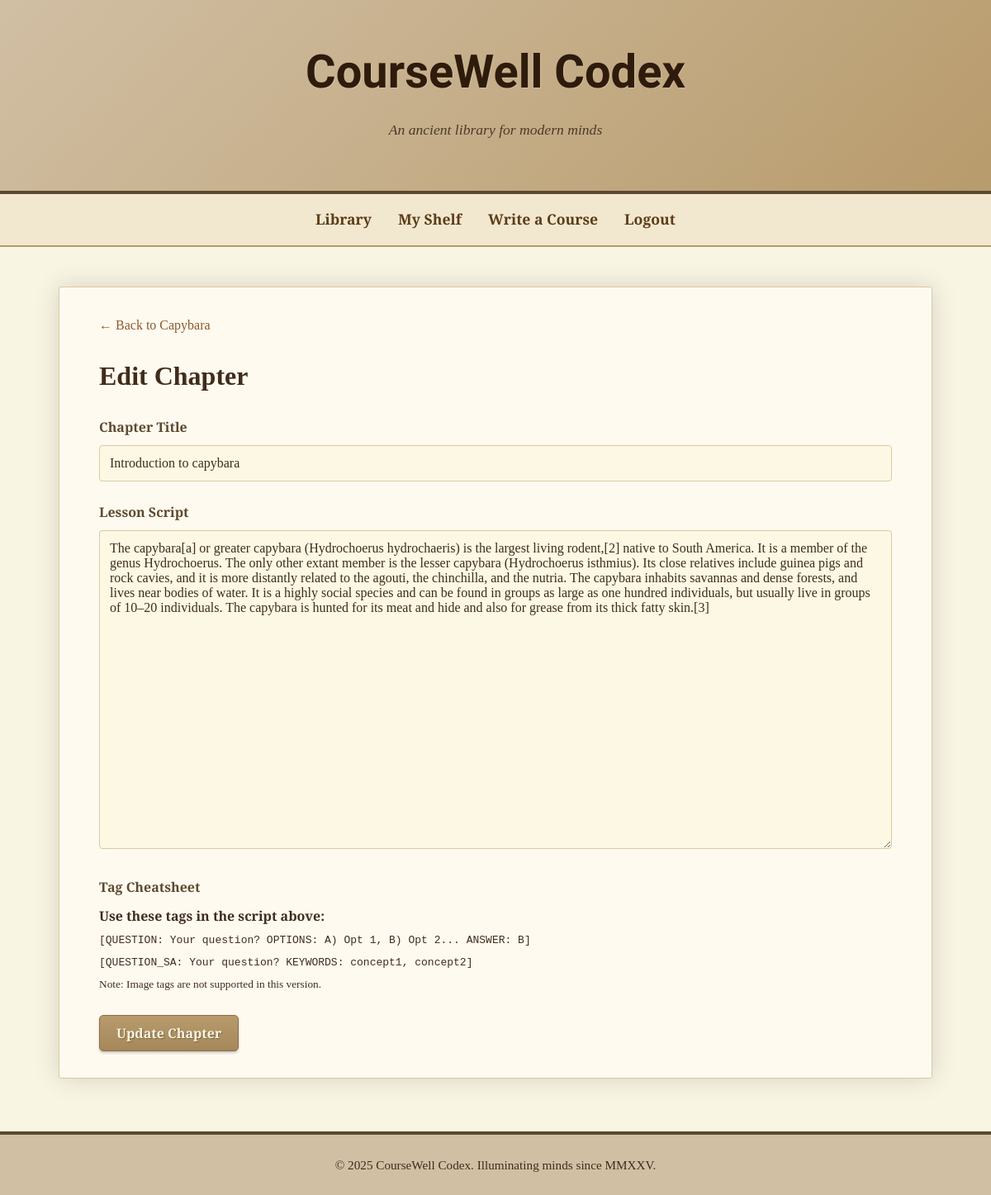
The page /edit_chapter/089442ab-d34d-4040-9af1-2fe7d63178fd (signed in) on the database its author committed.
### app.py (models this page shows, shortened)
class Course(db.Model):
    id = db.Column(db.String(36), primary_key=True, default=lambda: str(uuid.uuid4()))
    title = db.Column(db.String(150), nullable=False)
    user_id = db.Column(db.Integer, db.ForeignKey('user.id'), nullable=False)
    is_published = db.Column(db.Boolean, nullable=False, default=False)
    enrollees = db.relationship('Enrollment', back_populates='course', lazy='dynamic', cascade="all, delete-orphan")
    lessons = db.relationship('Lesson', backref='course', lazy=True, cascade="all, delete-orphan", order_by="Lesson.chapter_number")
    reviews = db.relationship('Review', backref='course', lazy='dynamic')

class Lesson(db.Model):
    id = db.Column(db.String(36), primary_key=True, default=lambda: str(uuid.uuid4()))
    title = db.Column(db.String(150), nullable=False)
    raw_script = db.Column(db.Text, nullable=False)
    parsed_json = db.Column(db.Text, nullable=False)
    course_id = db.Column(db.String(36), db.ForeignKey('course.id'), nullable=False)
    chapter_number = db.Column(db.Integer, nullable=False)

### app.py (the view)
@app.route('/edit_chapter/<string:lesson_id>', methods=['GET'])
@login_required
def edit_chapter_page(lesson_id):
    lesson = Lesson.query.get_or_404(lesson_id)
    if lesson.course.creator.id != current_user.id: abort(403)
    return render_template('edit_chapter.html', lesson=lesson)

### app.py (called while the page is built)
@login_manager.user_loader
def load_user(user_id):
    return User.query.get(int(user_id))

### templates/edit_chapter.html (shortened to what this page needs)
{% extends "base.html" %}
{% block content %}
    <div class="page-header">
        <a href="{{ url_for('manage_course', course_id=lesson.course_id) }}" class="back-link">← Back to {{ lesson.course.title }}</a>
        <h1>Edit Chapter</h1>
    </div>
    <form id="lesson-form" action="{{ url_for('update_chapter', lesson_id=lesson.id) }}" method="post" enctype="multipart/form-data">
        <div class="form-group">
            <label for="title">Chapter Title</label>
            <input type="text" id="title" name="title" required value="{{ lesson.title }}">
        </div>
        <div class="form-group">
            <label for="script">Lesson Script</label>
            <textarea id="script" name="script" rows="20" placeholder="Write your lesson script here...">{{ lesson.raw_script }}</textarea>
        </div>
        <div class="form-group" style="margin-top: 20px;">
            <label>Tag Cheatsheet</label>
            <div class="instructions">
                <b>Use these tags in the script above:</b><br>
                <code>[QUESTION: Your question? OPTIONS: A) Opt 1, B) Opt 2... ANSWER: B]</code><br>
                <code>[QUESTION_SA: Your question? KEYWORDS: concept1, concept2]</code><br>
                <small>Note: Image tags are not supported in this version.</small>
            </div>
        </div>
        <button type="submit">Update Chapter</button>
    </form>
{% endblock %}

### static/css/style.css (style rules this page uses)
body { margin: 0; padding: 0; font-family: 'Spectral', serif; background: #f9f5e3 url('https://www.transparenttextures.com/patterns/paper-fibers.png'); color: #3e2d1c; line-height: 1.7; }
h1, h2, h3, h4, h5, h6 { font-family: 'Palatino Linotype', 'Book Antiqua', Palatino, serif; color: #402c1a; }
a { color: #8b5a2b; text-decoration: none; }
.btn, button[type="submit"] { font-family: 'Spectral', serif; font-weight: 600; background: linear-gradient(to bottom, #b89b6c, #a5875a); color: #f9f5e3; text-shadow: 1px 1px 1px rgba(0,0,0,0.3); padding: 10px 20px; border: 1px solid #8c6d4a; border-radius: 5px; cursor: pointer; font-size: 1rem; text-decoration: none; display: inline-block; box-shadow: 0 2px 3px rgba(0,0,0,0.2); transition: all 0.2s ease; }
.form-group { margin-bottom: 1.5rem; }
label { display: block; margin-bottom: 8px; font-weight: 600; color: #5c4a2e; }
input[type="text"], input[type="password"], textarea { width: 100%; padding: 12px; border: 1px solid #dbc9a2; background-color: #fcf8e3; border-radius: 4px; box-sizing: border-box; font-family: 'Spectral', serif; font-size: 1rem; color: #3e2d1c; }

### rows shown on the page
Course: course "Capybara"
Lesson: title "Introduction to capybara", script "The capybara[a] or greater capybara (Hydrochoerus hydrochaeris) is the largest living rodent,[2] native to South America. It is a member of the genus Hydrochoerus. The only other extant member is the lesser capybara (Hydrochoerus isthmius). Its close relatives include guinea pigs and rock cavies, and it is more distantly related to the agouti, the chinchilla, and the nutria. The capybara inhabits savannas and dense forests, and lives near bodies of water. It is a highly social species and can be found in groups as large as one hundred individuals, but usually live in groups of 10–20 individuals. The capybara is hunted for its meat and hide and also for grease from its thick fatty skin.[3]"
